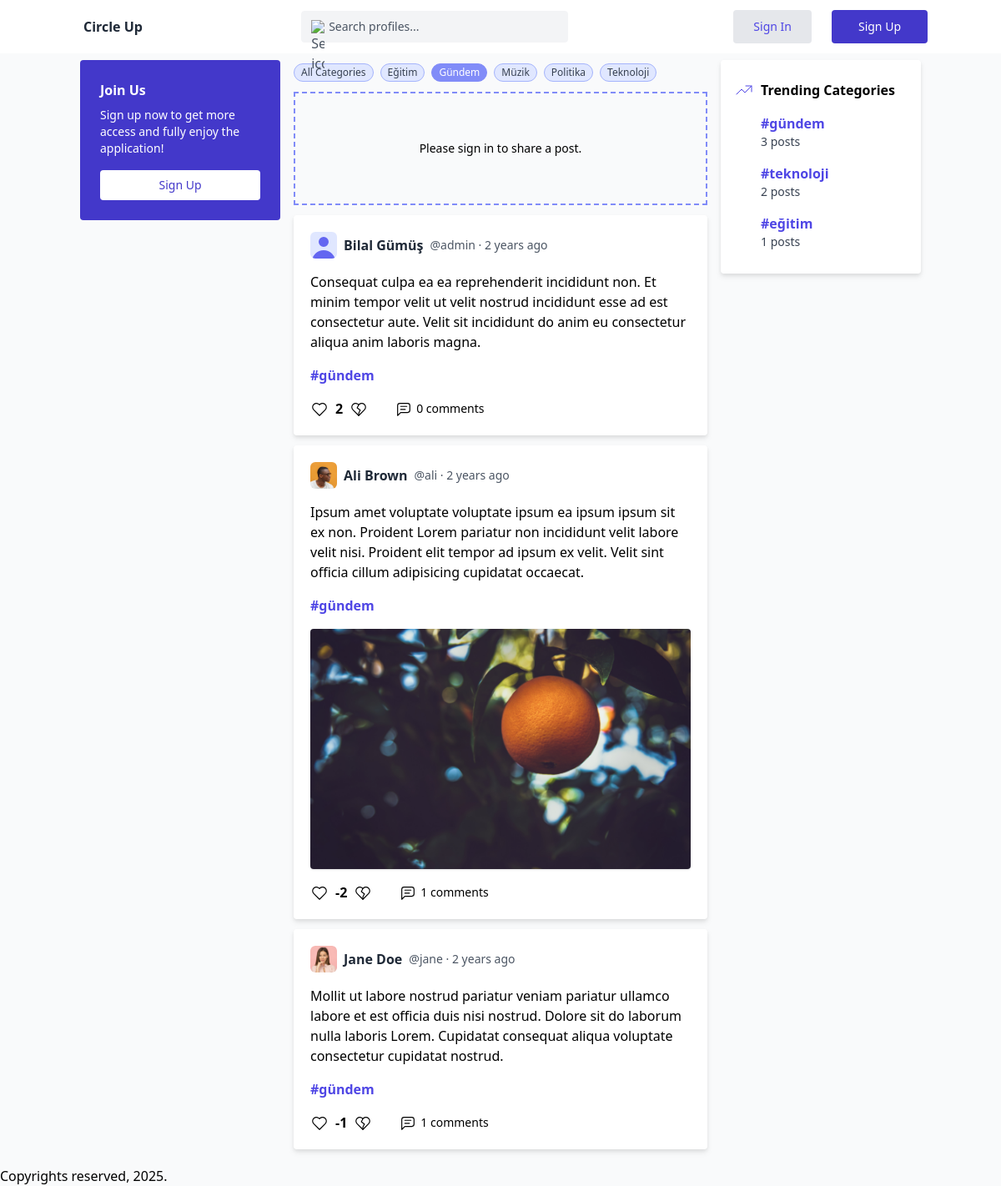
/pages/index.php?category_id=1, run on an earlier commit of the app's database.
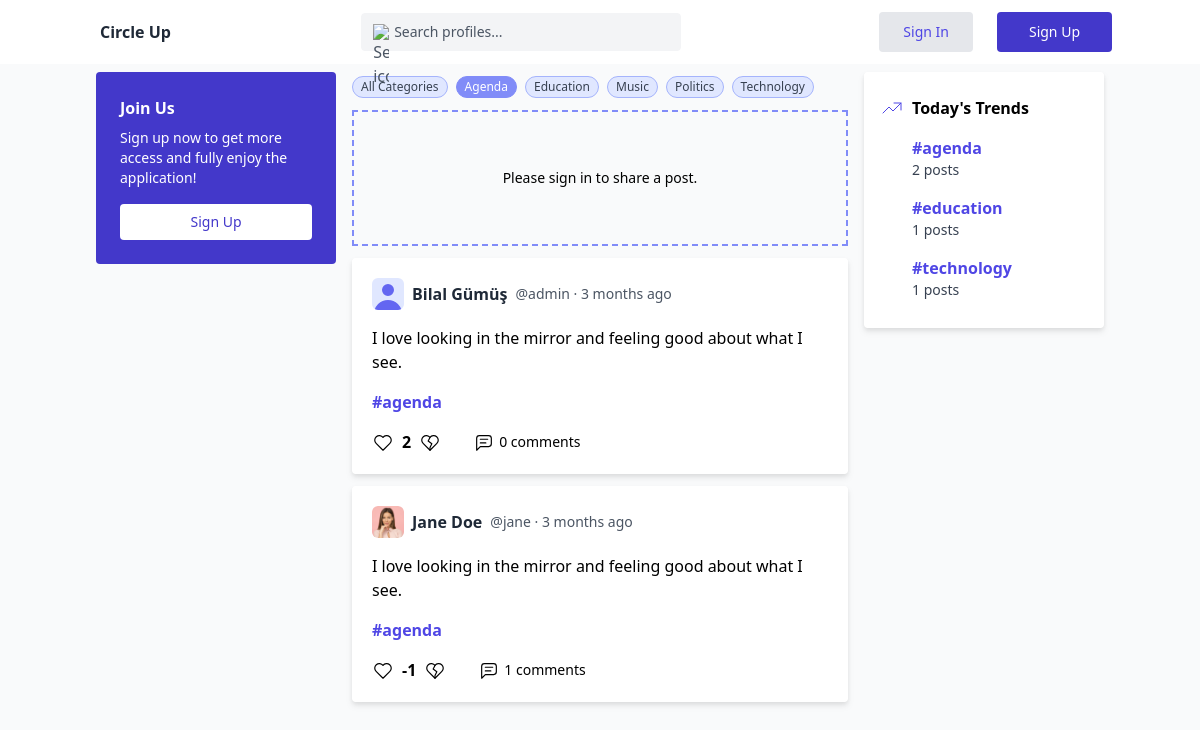
And on a later commit of the database.
### tables this page shows
CREATE TABLE `category` (
  `category_id` int(11) NOT NULL,
  `category_title` varchar(50) NOT NULL
);

CREATE TABLE `post` (
  `post_id` int(11) NOT NULL,
  `post_title` varchar(280) NOT NULL,
  `post_image` varchar(50) NOT NULL,
  `user_id` int(50) NOT NULL,
  `post_category_id` int(50) NOT NULL,
  `post_date` timestamp NOT NULL DEFAULT current_timestamp()
);

CREATE TABLE `users` (
  `id` int(11) NOT NULL,
  `username` varchar(255) NOT NULL,
  `first_name` varchar(50) NOT NULL,
  `last_name` varchar(50) NOT NULL,
  `email` varchar(255) NOT NULL,
  `password` varchar(255) NOT NULL,
  `profile_picture` varchar(50) NOT NULL DEFAULT 'default',
  `banner_picture` varchar(50) NOT NULL DEFAULT 'default',
  `role_id` int(11) NOT NULL DEFAULT 3,
  `user_date` timestamp NOT NULL DEFAULT current_timestamp() ON UPDATE current_timestamp()
);

### scripts/format_date.php (called while the page is built, shortened)
<?php
function timeElapsedString($datetime, $full = false)
{
    $now = new DateTime();
    $ago = new DateTime($datetime);
    $diff = $now->diff($ago);
    $diff->w = floor($diff->d / 7);
    $diff->d -= $diff->w * 7;
    $string = [
        'y' => 'year',
        'm' => 'month',
        'w' => 'week',
        'd' => 'day',
        'h' => 'hour',
        'i' => 'minute',
        's' => 'second',
    ];
    foreach ($string as $k => &$v) {
        if ($diff->$k) {
            $v = $diff->$k . " $v" . ($diff->$k > 1 ? 's' : '');
        } else {
            unset($string[$k]);
        }
    }
    if (!$full) {
        $string = array_slice($string, 0, 1);
    }
    return $string ? implode(', ', $string) . ' ago' : 'just now';
}
?>

### components/content/components/post-card.php (the view, shortened to what the rows shown need)
<div class="bg-white drop-shadow-md rounded p-5 my-3">
    <div class="flex items-center gap-2">
        <a href="profile.php?user_id=<?php echo $row["id"]; ?>">
            <?php if (isset($row["profile_picture"]) && $row["profile_picture"] == "default") { ?>
                <div class="relative w-8 h-8 overflow-hidden bg-indigo-100 rounded-md">
                    <svg class="absolute text-indigo-500 w-10 h-10 -left-1" fill="currentColor" viewBox="0 0 20 20" xmlns="http://www.w3.org/2000/svg">
                        <path fill-rule="evenodd" d="M10 9a3 3 0 100-6 3 3 0 000 6zm-7 9a7 7 0 1114 0H3z" clip-rule="evenodd"></path>
                    </svg>
                </div>
            <?php } else { ?>
                <img src="../assets/images/user/profile/<?php echo $row["profile_picture"]; ?>" alt="Profile Picture" class="w-8 h-8 rounded-md object-cover" />
            <?php } ?>
        </a>
        <a href="profile.php?user_id=<?php echo $row["id"]; ?>" class="text-gray-800 text-base font-semibold"><?php echo $row["first_name"] . " " . $row["last_name"]; ?></a>
        <p class="text-gray-600 text-sm">@<?php echo $row["username"] ?> · <?php echo timeElapsedString($row["post_date"]) ?></p>
    </div>
    <a href="post.php?post_id=<?php echo $row["post_id"]; ?>">
        <div class="py-4">
            <?php echo htmlspecialchars($row["post_title"]) ?>
        </div>
    </a>
    <a href="?category_id=<?php echo $row["category_id"]; ?>" class="text-indigo-600 text-base font-semibold">#<?php echo htmlspecialchars($row["category_title"]) ?></a>
    <?php if (isset($row["post_image"]) && $row["post_image"] != "") { ?>
        <a href="post.php?post_id=<?php echo $row["post_id"]; ?>">
            <img src="../assets/images/post/<?php echo htmlspecialchars($row["post_image"]); ?>" alt="Post Image" class="w-full h-72 object-cover shadow rounded mt-4" />
        </a>
    <?php } ?>
    <div class="flex mt-4">
        <form method="POST" class="flex items-center">
            <div class="flex items-center cursor-pointer">
                <button type="submit" name="post_like" class="focus:outline-none">
                    <?php
                    $isLikedQuery = "SELECT post_review_type FROM post_review WHERE post_review_user_id = ? AND post_review_post_id = ?";
                    $stmt = $link->prepare($isLikedQuery);
                    $stmt->bind_param("ii", $user_id, $row["post_id"]);
                    $stmt->execute();
                    $result = $stmt->get_result();
                    $post_review_data = $result->fetch_assoc();
                    ?>
                    <svg xmlns="http://www.w3.org/2000/svg" class="cursor-pointer icon icon-tabler icon-tabler-heart hover:fill-indigo-600 <?php echo isset($post_review_data["post_review_type"]) && $post_review_data["post_review_type"] == 1 ? "fill-indigo-600 hover:text-indigo-600" : "" ?>" width="22" height="22" viewBox="0 0 24 24" stroke-width="1.275" stroke="currentcolor" fill="none" stroke-linecap="round" stroke-linejoin="round">
                        <path stroke="none" d="M0 0h24v24H0z" fill="none" />
                        <path d="M19.5 13.572l-7.5 7.428l-7.5 -7.428m0 0a5 5 0 1 1 7.5 -6.566a5 5 0 1 1 7.5 6.572" />
                    </svg>
                </button>
                <div class="font-bold px-2">
                    <?php
                    $likeCountQuery = "SELECT COUNT(*) as like_count FROM post_review WHERE post_review_post_id = ? AND post_review_type = 1";
                    $stmt = $link->prepare($likeCountQuery);
                    $stmt->bind_param("i", $row["post_id"]);
                    $stmt->execute();
                    $result = $stmt->get_result();
                    $like_count = $result->fetch_assoc();
                    $dislikeCountQuery = "SELECT COUNT(*) as dislike_count FROM post_review WHERE post_review_post_id = ? AND post_review_type = -1";
                    $stmt = $link->prepare($dislikeCountQuery);
                    $stmt->bind_param("i", $row["post_id"]);
                    $stmt->execute();
                    $result = $stmt->get_result();
                    $dislike_count = $result->fetch_assoc();
                    echo $like_count["like_count"] - $dislike_count["dislike_count"];
                    ?>
                </div>
                <button type="submit" name="post_dislike" class="focus:outline-none">
                    <svg xmlns="http://www.w3.org/2000/svg" class="cursor-pointer icon icon-tabler icon-tabler-heart-broken hover:fill-indigo-600 <?php echo isset($post_review_data["post_review_type"]) && $post_review_data["post_review_type"] == -1 ? "fill-indigo-600 hover:text-indigo-600" : "" ?>" width="22" height="22" viewBox="0 0 24 24" stroke-width="1.275" stroke="currentcolor" fill="none" stroke-linecap="round" stroke-linejoin="round">
                        <path stroke="none" d="M0 0h24v24H0z" fill="none" />
                        <path d="M19.5 13.572l-7.5 7.428l-7.5 -7.428a5 5 0 1 1 7.5 -6.566a5 5 0 1 1 7.5 6.572" />
                        <path d="M12 7l-2 4l4 3l-2 4v3" />
                    </svg>
                </button>
            </div>
        </form>
        <div class="flex items-center ml-8 cursor-pointer hover:text-indigo-700">
            <?php
            $postCommentCountQuery = "SELECT COUNT(*) AS post_comment_count FROM post
                                    INNER JOIN post_comment ON post_id = post_comment.post_comment_post_id
                                    WHERE post_id = ?
                                    GROUP BY post_comment_post_id";
            $stmt = $link->prepare($postCommentCountQuery);
            $stmt->bind_param("i", $row["post_id"]);
            $stmt->execute();
            $result = $stmt->get_result();
            $post_comment_count = $result->fetch_assoc();
            ?>
            <a href="post.php?post_id=<?php echo $row["post_id"]; ?>" class="text-sm px-1">
                <?php echo (!$result->num_rows) ? "0" : $post_comment_count["post_comment_count"]; ?> comments
            </a>
        </div>
    </div>
</div>

### components/content/components/category-list.php (shortened to what the rows shown need)
<div class="container mx-auto flex flex-row flex-wrap gap-2">
    <?php
    $categoryQuery = "SELECT * FROM category ORDER BY category_title";
    $stmt = $link->prepare($categoryQuery);
    $stmt->execute();
    $categoryList = $stmt->get_result();
    if ($categoryList->num_rows > 0) {
        while ($row = $categoryList->fetch_assoc()) { ?>
            <a href="?category_id=<?php echo $row["category_id"]; ?>" class="flex justify-center items-center my-1 font-medium py-1 px-2 rounded-full cursor-pointer border <?php echo ($category_id == $row["category_id"]) ? "bg-indigo-400 border-indigo-400 text-white" : "text-gray-700 bg-indigo-100 border-indigo-300" ?>">
                <div class="text-xs font-normal leading-none max-w-full flex-initial"><?php echo htmlspecialchars(ucfirst($row["category_title"])); ?></div>
            </a>
    <?php }
    } ?>
</div>

### components/content/index.php (shortened to what the rows shown need)
<?php
$user_id = null;
$category_id = $_GET["category_id"] ?? 0;
include("components/category-list.php");
if ($category_id == 0) {
    $postQuery = "SELECT * FROM post
                  INNER JOIN category ON category.category_id = post.post_category_id
                  INNER JOIN users ON users.id = post.user_id
                  ORDER BY post_id DESC";
    $stmt = $link->prepare($postQuery);
    $stmt->execute();
    $filteredPostData = $stmt->get_result();
} else {
    $filteredPostQuery = "SELECT * FROM post
                         INNER JOIN category ON category.category_id = post.post_category_id
                         INNER JOIN users ON users.id = post.user_id
                         WHERE post.post_category_id = ?
                         ORDER BY post.post_id DESC";
    $stmt = $link->prepare($filteredPostQuery);
    $stmt->bind_param("i", $category_id);
    $stmt->execute();
    $filteredPostData = $stmt->get_result();
}
if ($filteredPostData->num_rows > 0) {
    while ($row = $filteredPostData->fetch_assoc()) {
        include("components/post-card.php");
    }
} else { ?>
    <div class="pt-16 text-sm text-center">Hmm. This place looks empty for now.</div>
<?php }
?>

### components/right-bar/index.php
<?php
include("components/trend-card.php");
function getTrendingCategories($link, $interval = null) {
    $timeConstraint = $interval
        ? "WHERE post_date >= NOW() - INTERVAL 1 $interval"
        : "";
    $query = "
        SELECT
            COUNT(post_id) as post_count,
            category.category_id,
            category.category_title
        FROM post
        INNER JOIN category ON post.post_category_id = category.category_id
        $timeConstraint
        GROUP BY post_category_id
        ORDER BY COUNT(post_id) DESC
        LIMIT 3
    ";
    $stmt = $link->prepare($query);
    $stmt->execute();
    return $stmt->get_result();
}
$timePeriods = [
    'day' => 'Today\'s Trends',
    'week' => 'Weekly Trends',
    'month' => 'Monthly Trends',
    'year' => 'Yearly Trends'
];
foreach ($timePeriods as $period => $title) {
    $trendData = getTrendingCategories($link, $period);
    if ($trendData->num_rows == 3) {
        echo TrendCard($trendData, $title);
        exit();
    }
}
$trendData = getTrendingCategories($link);
echo TrendCard($trendData, 'Trending Categories');
?>

### components/right-bar/components/trend-card.php (shortened to what the rows shown need)
<?php
function TrendCard($trendData, $title) {
?>
    <div class="bg-white drop-shadow-md rounded px-4 py-6">
        <div class="flex items-center gap-2">
            <h2 class="text-base font-semibold"><?php echo htmlspecialchars($title); ?></h2>
        </div>
        <div class="flex flex-col gap-2 mt-3">
            <?php while ($row = $trendData->fetch_assoc()): ?>
                <a href="?category_id=<?php echo htmlspecialchars($row["category_id"]); ?>"
                   class="flex flex-col py-1 pl-8 hover:bg-indigo-50 transition-colors duration-200">
                    <span class="text-indigo-600 text-base font-semibold">
                        #<?php echo htmlspecialchars($row["category_title"]); ?>
                    </span>
                    <span class="text-gray-700 text-sm">
                        <?php echo number_format($row["post_count"]); ?> posts
                    </span>
                </a>
            <?php endwhile; ?>
        </div>
    </div>
<?php
}
?>

What changed in the data, as far as the page shows it:
removed post: user.profile_picture (picture), user.first_name "Ali", user.last_name "Brown", user.username "ali", post_date "2 years ago", post_title "Ipsum amet voluptate voluptate ipsum ea ipsum ipsum sit ex non. Proident Lorem pariatur non incididunt velit labore velit nisi. Proident elit tempor ad ipsum ex velit. Velit sint officia cillum adipisicing cupidatat occaecat.", category.category_title "gündem", post_image (picture), dislike_count "-2", post_comment_count "1"
changed category: category_title "Gündem" → "Agenda"; moves from the list under "Trending Categories" to the list under "Today's Trends"; moves up the list
changed category: category_title "Eğitim" → "Education"; moves from the list under "Trending Categories" to the list under "Today's Trends"
changed category: category_title "Müzik" → "Music"
changed category: category_title "Politika" → "Politics"
changed category: category_title "Teknoloji" → "Technology"; moves from the list under "Trending Categories" to the list under "Today's Trends"
changed post "Bilal": post_date "2 years ago" → "3 months ago"; post_title "Consequat culpa ea ea reprehenderit incididunt non. Et minim tempor velit ut velit nostrud incididunt esse ad est consectetur aute. Velit sit incididunt do anim eu consectetur aliqua anim laboris magna." → "I love looking in the mirror and feeling good about what I see."; category.category_title "gündem" → "agenda"
changed post "Jane": post_date "2 years ago" → "3 months ago"; post_title "Mollit ut labore nostrud pariatur veniam pariatur ullamco labore et est officia duis nisi nostrud. Dolore sit do laborum nulla laboris Lorem. Cupidatat consequat aliqua voluptate consectetur cupidatat nostrud." → "I love looking in the mirror and feeling good about what I see."; category.category_title "gündem" → "agenda"
Also different on the page:
$title: "Trending Categories" → (not shown)
new list line: "Today's Trends"
text no longer shown: "Copyrights reserved, 2025."
